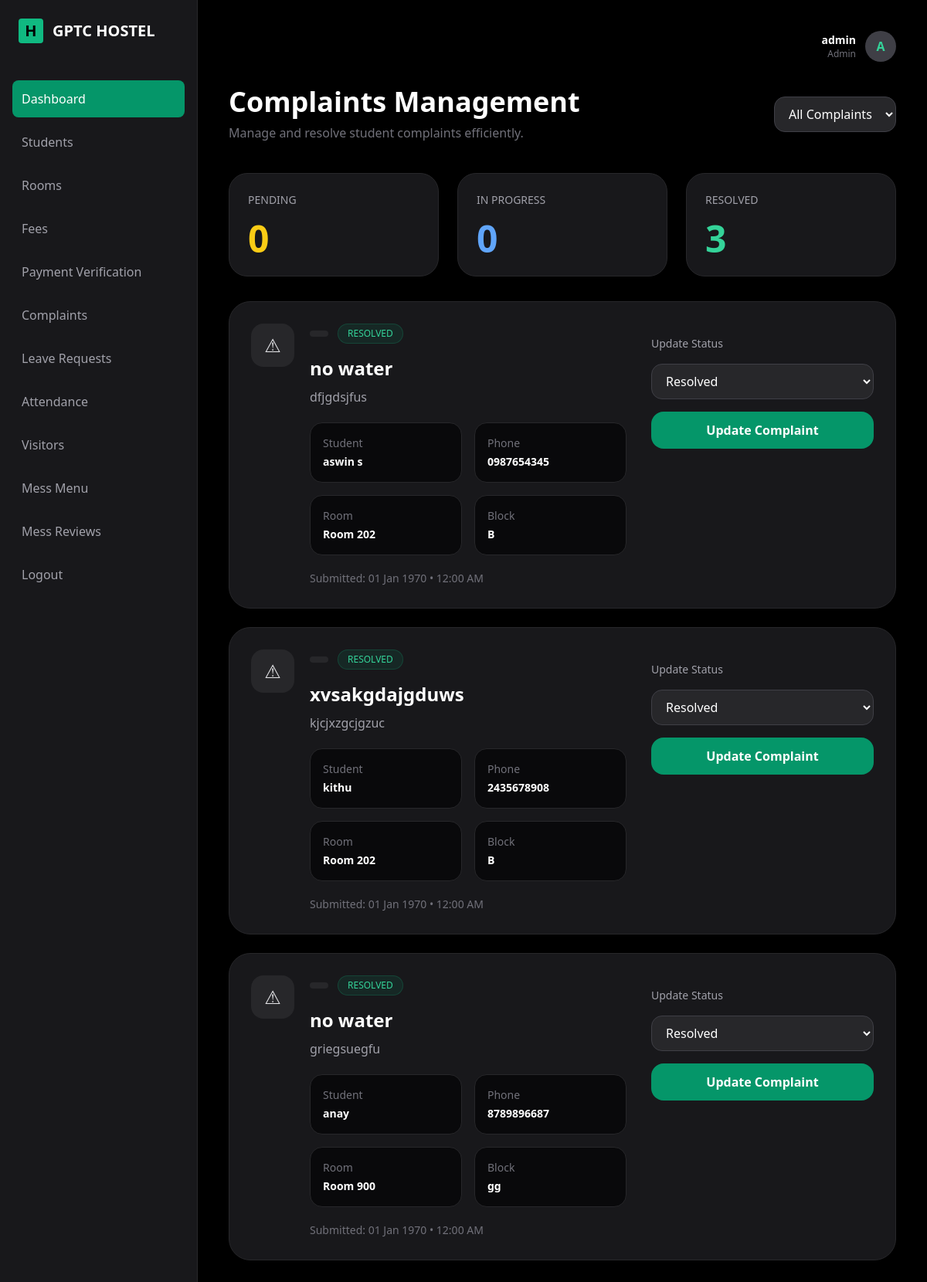
/admin/complaints.php (signed in), run on the app's committed database.
### tables this page shows
CREATE TABLE `complaints` (
  `complaint_id` int(11) NOT NULL,
  `student_id` int(11) DEFAULT NULL,
  `title` varchar(200) DEFAULT NULL,
  `description` text DEFAULT NULL,
  `category` varchar(100) DEFAULT NULL,
  `priority` enum('low','medium','high') DEFAULT 'medium',
  `status` enum('pending','in_progress','resolved') DEFAULT 'pending',
  `submitted_date` datetime DEFAULT NULL,
  `created_at` timestamp NOT NULL DEFAULT current_timestamp()
);

CREATE TABLE `students` (
  `student_id` int(11) NOT NULL,
  `user_id` int(11) DEFAULT NULL,
  `parent_id` int(11) DEFAULT NULL,
  `admission_no` varchar(50) DEFAULT NULL,
  `full_name` varchar(100) DEFAULT NULL,
  `gender` enum('male','female','other') DEFAULT NULL,
  `dob` date DEFAULT NULL,
  `course` varchar(100) DEFAULT NULL,
  `department` varchar(100) DEFAULT NULL,
  `year` int(11) DEFAULT NULL,
  `phone` varchar(20) DEFAULT NULL,
  `email` varchar(100) DEFAULT NULL,
  `address` text DEFAULT NULL,
  `blood_group` varchar(10) DEFAULT NULL,
  `photo` varchar(255) DEFAULT NULL,
  `join_date` date DEFAULT NULL,
  `status` enum('active','left','suspended') DEFAULT 'active',
  `created_at` timestamp NOT NULL DEFAULT current_timestamp()
);

CREATE TABLE `rooms` (
  `room_id` int(11) NOT NULL,
  `block_id` int(11) DEFAULT NULL,
  `room_number` varchar(20) DEFAULT NULL,
  `floor` int(11) DEFAULT NULL,
  `capacity` int(11) DEFAULT NULL,
  `current_occupancy` int(11) DEFAULT 0,
  `room_type` enum('single','double','triple','dormitory') DEFAULT NULL,
  `status` enum('available','full','maintenance') DEFAULT 'available',
  `created_at` timestamp NOT NULL DEFAULT current_timestamp()
);

CREATE TABLE `hostel_blocks` (
  `block_id` int(11) NOT NULL,
  `block_name` varchar(50) DEFAULT NULL,
  `block_type` enum('boys','girls','mixed') DEFAULT NULL,
  `total_floors` int(11) DEFAULT NULL,
  `description` text DEFAULT NULL,
  `created_at` timestamp NOT NULL DEFAULT current_timestamp()
);

### admin/complaints.php (the view, shortened to what this page needs)
<?php
$where="";
$complaints = mysqli_query($conn,"
SELECT
complaints.*,
students.full_name,
students.phone,
rooms.room_number,
hostel_blocks.block_name
FROM complaints
LEFT JOIN students
ON complaints.student_id = students.student_id
LEFT JOIN room_allocations
ON students.student_id = room_allocations.student_id
AND room_allocations.status='active'
LEFT JOIN rooms
ON room_allocations.room_id = rooms.room_id
LEFT JOIN hostel_blocks
ON rooms.block_id = hostel_blocks.block_id
$where
ORDER BY complaints.submitted_date DESC
");
$pending=mysqli_fetch_assoc(mysqli_query($conn,"
SELECT COUNT(*) as total
FROM complaints
WHERE status='pending'
"))['total'];
$progress=mysqli_fetch_assoc(mysqli_query($conn,"
SELECT COUNT(*) as total
FROM complaints
WHERE status='in_progress'
"))['total'];
$resolved=mysqli_fetch_assoc(mysqli_query($conn,"
SELECT COUNT(*) as total
FROM complaints
WHERE status='resolved'
"))['total'];
?>
<!DOCTYPE html>
<html>
<head>
<script src="https://cdn.tailwindcss.com"></script>
</head>
<body class="bg-black text-zinc-200">
<div class="flex min-h-screen">
<?php include("layout/sidebar.php"); ?>
<div class="flex-1 p-10">
<?php include("layout/header.php"); ?>
<div class="flex justify-between items-center mb-10">
<div>
<h1 class="text-4xl font-black text-white">
Complaints Management
</h1>
<p class="text-zinc-500 mt-2">
Manage and resolve student complaints efficiently.
</p>
</div>
<form method="GET">
<select
name="status"
onchange="this.form.submit()"
class="select">
<option value="">
All Complaints
</option>
</select>
</form>
</div>
<div class="grid grid-cols-3 gap-6 mb-8">
<div class="card rounded-3xl p-6">
<div class="text-zinc-400 text-sm">
PENDING
</div>
<h2 class="text-5xl font-black text-yellow-400 mt-4">
<?php echo $pending; ?>
</h2>
</div>
<div class="card rounded-3xl p-6">
<div class="text-zinc-400 text-sm">
IN PROGRESS
</div>
<h2 class="text-5xl font-black text-blue-400 mt-4">
<?php echo $progress; ?>
</h2>
</div>
<div class="card rounded-3xl p-6">
<div class="text-zinc-400 text-sm">
RESOLVED
</div>
<h2 class="text-5xl font-black text-emerald-400 mt-4">
<?php echo $resolved; ?>
</h2>
</div>
</div>
<div class="space-y-6">
<?php if(mysqli_num_rows($complaints)>0){ ?>
<?php while($row=mysqli_fetch_assoc($complaints)){ ?>
<div class="card rounded-[28px] p-7">
<div class="flex justify-between items-start gap-8">
<div class="flex gap-5 flex-1">
<div class="w-14 h-14 rounded-2xl bg-zinc-800 flex items-center justify-center text-2xl">
⚠
</div>
<div class="flex-1">
<div class="flex items-center flex-wrap gap-3 mb-4">
<span class="bg-zinc-800 text-zinc-300 text-xs px-3 py-1 rounded-full">
</span>
<?php
if($row['status']=="pending"){
echo "
<span class='bg-yellow-500/10 text-yellow-400 border border-yellow-500/20 text-xs px-3 py-1 rounded-full'>
PENDING
</span>
";
}
elseif($row['status']=="in_progress"){
echo "
<span class='bg-blue-500/10 text-blue-400 border border-blue-500/20 text-xs px-3 py-1 rounded-full'>
IN PROGRESS
</span>
";
}
else{
echo "
<span class='bg-emerald-500/10 text-emerald-400 border border-emerald-500/20 text-xs px-3 py-1 rounded-full'>
RESOLVED
</span>
";
}
?>
</div>
<h2 class="text-2xl font-bold text-white mb-2">
<?php echo $row['title']; ?>
</h2>
<p class="text-zinc-400 leading-relaxed mb-5">
<?php echo $row['description']; ?>
</p>
<div class="grid grid-cols-2 gap-4 text-sm">
<div class="bg-zinc-950 border border-zinc-800 rounded-2xl p-4">
<div class="text-zinc-500">
Student
</div>
<div class="text-white font-semibold mt-1">
<?php echo $row['full_name']; ?>
</div>
</div>
<div class="bg-zinc-950 border border-zinc-800 rounded-2xl p-4">
<div class="text-zinc-500">
Phone
</div>
<div class="text-white font-semibold mt-1">
<?php echo $row['phone']; ?>
</div>
</div>
<div class="bg-zinc-950 border border-zinc-800 rounded-2xl p-4">
<div class="text-zinc-500">
Room
</div>
<div class="text-white font-semibold mt-1">
<?php
echo $row['room_number']
? "Room ".$row['room_number']
: "Not Assigned";
?>
</div>
</div>
<div class="bg-zinc-950 border border-zinc-800 rounded-2xl p-4">
<div class="text-zinc-500">
Block
</div>
<div class="text-white font-semibold mt-1">
<?php
echo $row['block_name']
? $row['block_name']
: "N/A";
?>
</div>
</div>
</div>
<div class="text-zinc-500 text-sm mt-5">
Submitted:
<?php echo date("d M Y • h:i A",strtotime($row['submitted_date'])); ?>
</div>
</div>
</div>
<div class="w-72">
<form method="POST" class="space-y-4">
<label class="block text-sm text-zinc-400">
Update Status
</label>
<select
name="status"
class="select w-full">
<option value="resolved"
<?php if($row['status']=="resolved"){ echo "selected"; } ?>>
Resolved
</option>
</select>
<button
type="submit"
name="update_status"
class="btn w-full bg-emerald-600 hover:bg-emerald-500 py-3 rounded-2xl text-white font-semibold">
Update Complaint
</button>
</form>
</div>
</div>
</div>
<?php } ?>
<?php } ?>
</div>
</div>
</div>
</body>
</html>

### admin/complaints.php (style rules this page uses)
body { background:#020617; font-family:system-ui; }
.card { background:#18181b; border:1px solid #27272a; transition:.3s; }
.select { background:#27272a; border:1px solid #3f3f46; padding:10px 14px; border-radius:14px; outline:none; color:white; }
.btn { transition:.3s; }

### data on the page
complaints: shows "RESOLVED", title "no water", description "dfjgdsjfus", student.full_name "aswin s", student.phone "0987654345", rooms.room_number "202", hostel_blocks.block_name "B", submitted_date "01 Jan 1970 • 12:00 AM", status "Resolved"
complaints: shows "RESOLVED", title "xvsakgdajgduws", description "kjcjxzgcjgzuc", student.full_name "kithu", student.phone "2435678908", rooms.room_number "202", hostel_blocks.block_name "B", submitted_date "01 Jan 1970 • 12:00 AM", status "Resolved"
complaints: shows "RESOLVED", title "no water", description "griegsuegfu", student.full_name "anay", student.phone "8789896687", rooms.room_number "900", hostel_blocks.block_name "gg", submitted_date "01 Jan 1970 • 12:00 AM", status "Resolved"

### other printed values
$_SESSION['username'] "admin"
$pending "0"
$progress "0"
$resolved "3"
